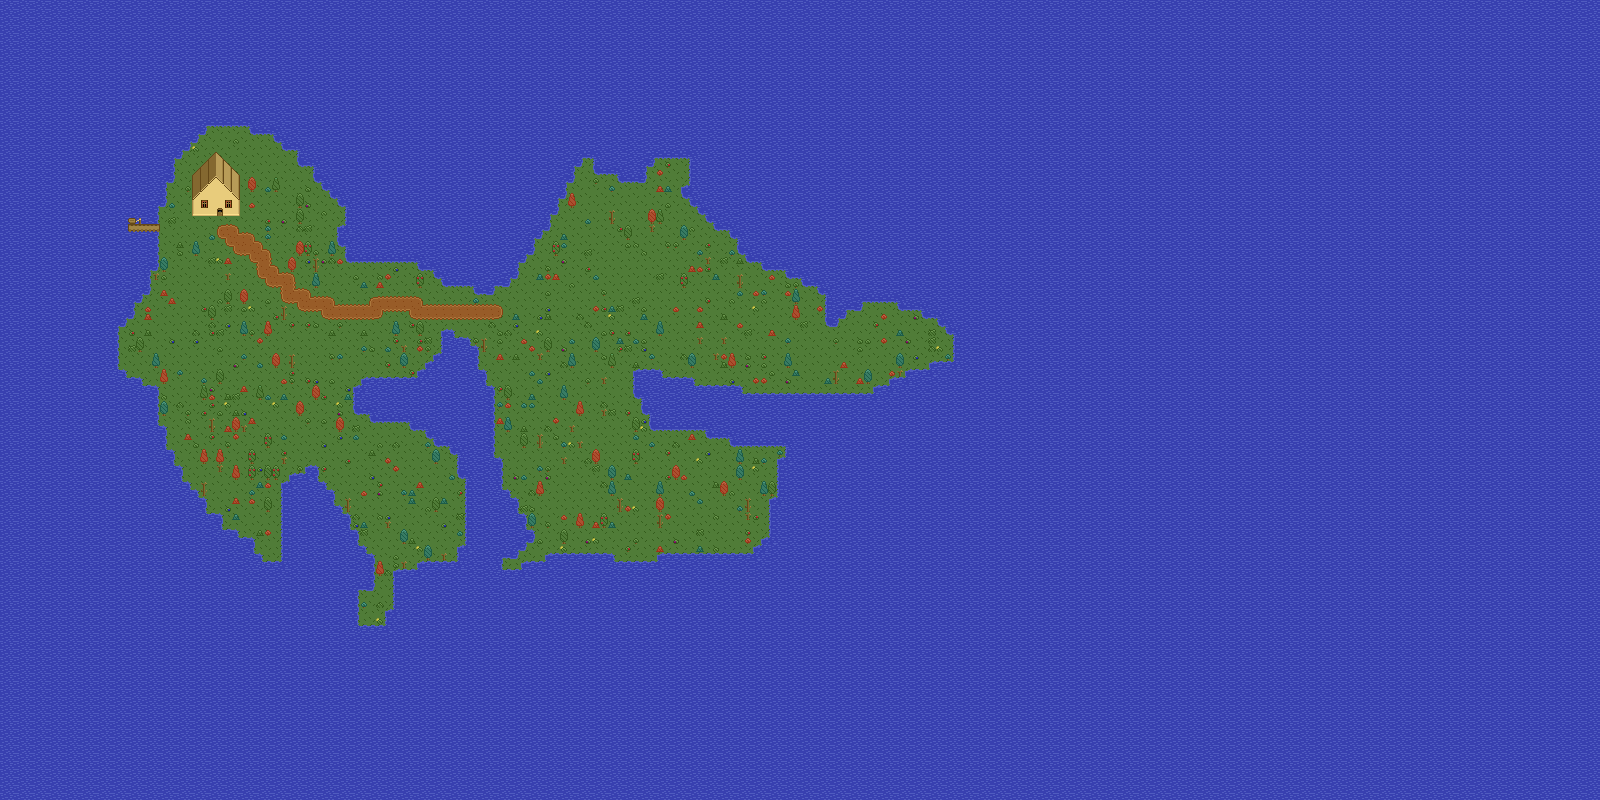

This is a level from a 2D game, rendered from its Tiled map with the project's own tilesets. A one-line summary and the map file follow, with tile-layer data summarised:
An orthogonal 200x100 tile map with 8x8 px tiles, 3 tile layers (1, 2, 3), 1 hidden layer not drawn.

<map version="1.2" tiledversion="1.2.0" orientation="orthogonal" renderorder="left-down" width="200" height="100" tilewidth="8" tileheight="8" infinite="0" nextlayerid="5" nextobjectid="1">
 <properties>
  <property name="space_map" type="bool" value="true" />
 </properties>
 <tileset firstgid="1" source="tileset.tsx" />
 <layer id="1" name="0" width="200" height="100" visible="0">
  <data>[20000 cells, 17520 non-empty, 1 distinct tile ids]</data>
 </layer>
 <layer id="2" name="1" width="200" height="100">
  <data>[20000 cells, 19987 non-empty, 22 distinct tile ids]</data>
 </layer>
 <layer id="3" name="2" width="200" height="100">
  <data>[20000 cells, 103 non-empty, 18 distinct tile ids]</data>
 </layer>
 <layer id="4" name="3" width="200" height="100">
  <data>[20000 cells, 634 non-empty, 42 distinct tile ids]</data>
 </layer>
</map>
